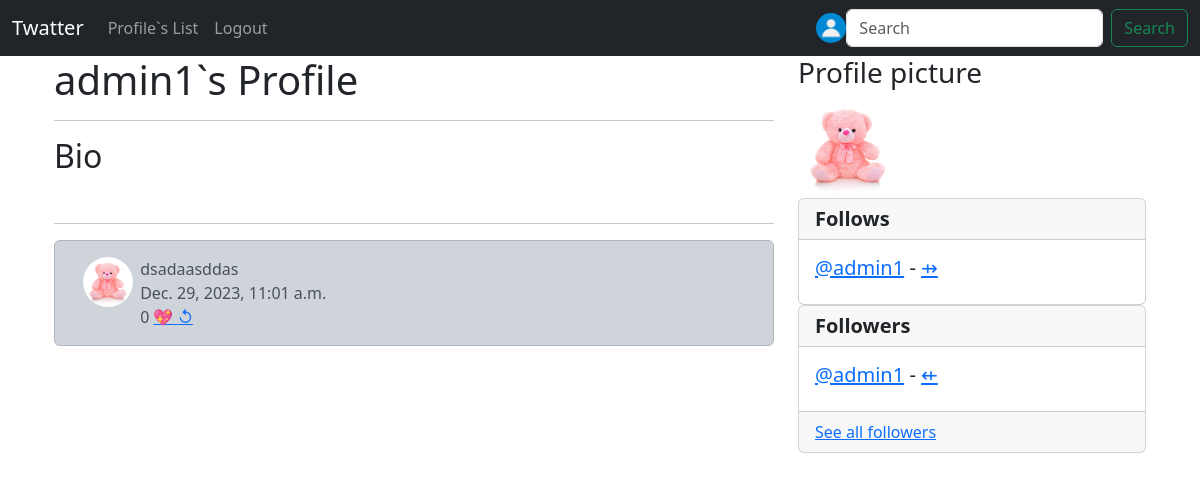
Before: /profile/10/ (signed in) with the older database file.
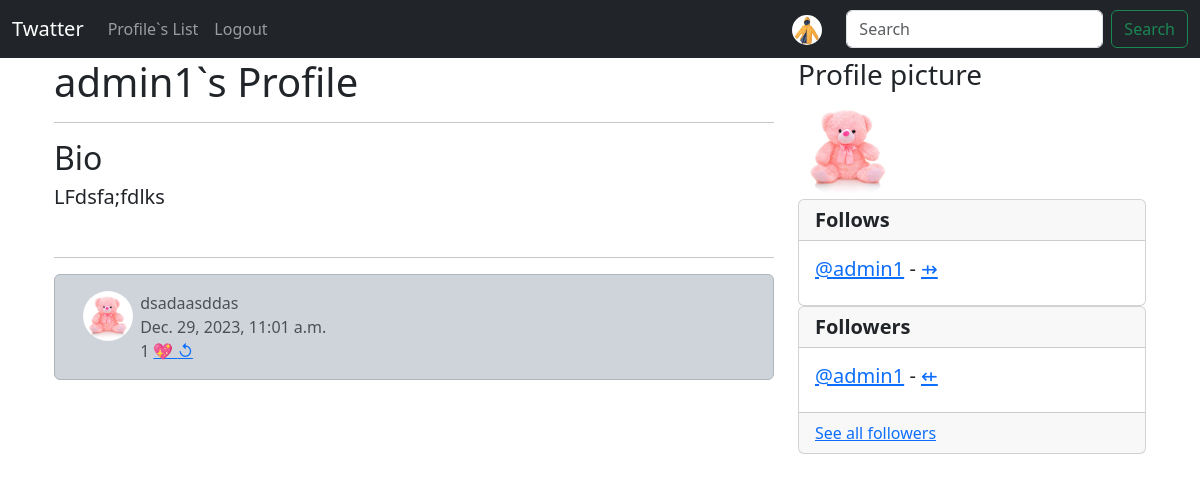
After: the same page with the newer database file.
### twat/models.py (models this page shows, shortened)
class Twat(models.Model):
    user = models.ForeignKey(User, on_delete=models.DO_NOTHING, related_name="twats")
    content = models.TextField(max_length=140)
    date_posted = models.DateTimeField(auto_now_add=True)
    likes = models.ManyToManyField(User, related_name="twat_like", blank=True)
    def number_of_likes(self):
        return self.likes.count()

class Profile(models.Model):
    user = models.OneToOneField(User, on_delete=models.CASCADE)
    bio = models.TextField(max_length=500, blank=True)
    follows = models.ManyToManyField(
        "self", symmetrical=False, related_name="followers", blank=True
    )
    date_modified = models.DateTimeField(User, auto_now=True)
    profile_image = models.ImageField(
        null=True, blank=True, upload_to="static/images/profile-image/"
    )
    def __str__(self):
        return self.user.username

### twat/views.py (the view, shortened to what this page needs)
# urls.py: path("profile/<int:pk>/", views.profile, name="profile"),
def profile(request, pk):
    if request.user.is_authenticated:
        twats = Twat.objects.all().filter(user_id=pk).order_by("-date_posted")
        profile = Profile.objects.get(user_id=pk)
        context = {"profile": profile, "twats": twats}
        return render(request, "twat/profile.html", context)
    else:
        messages.success(request, "You must be logged in to view this page.")
        return redirect("twat:index")

### templates/twat/profile.html (shortened to what this page needs)
{% extends "partials/base.html" %}
{% load static %}
{% block content %}
    {% if profile %}
    <div class="container">
        <div class="row">
            <div class="col-8">
                <h1>{{ profile.user.username}}`s Profile</h1>
                <hr>
                <h2>Bio</h2>
                <h5> {{ profile.bio}}</h5>
                <br>
                <hr>
                {% if twats %}
                    {% for twat in twats%}
                        <div class="alert alert-dark" role="alert">
                            <div class="container">
                                <div class="row">
                                    <div class="col-1">
                                        {% if profile.profile_image%}
                                            <img src="{{profile.profile_image.url}}" width=50 height=50 class="rounded-circle" alt="{{profile.user.username}}">
                                        {% else %}
                                            <img src="{% static 'images/profile-image/profile.webp' %}" class="img-fluid rounded-start" alt="Profile image">
                                        {% endif %}
                                    </div>
                                        <div class="col-10">
                                            {{ twat.content}}
                                            <br>
                                            {{ twat.date_posted}}
                                            <br>
                                            {% if user in twat.likes.all %}
                                            {{ twat.number_of_likes}} <a href="{% url 'twat:twat_like' twat.pk %}"> &#128148; </a>
                                            {% else %}
                                            {{ twat.number_of_likes}} <a href="{% url 'twat:twat_like' twat.pk %}"> &#128150; </a>
                                            {% endif %}
                                            <a href="{% url "twat:twat_share" twat.pk %}"> &#8634; </a>
                                        </div>
                                </div>
                            </div>
                        </div>
                    {% endfor %}
                {% endif %}
            </div>
            <div class="col-4">
                <h3>Profile picture</h3>
                {% if profile.profile_image%}
                <img src="{{ profile.profile_image.url }}" alt="" class="rounded-circle" width="100" height="100">
                {% endif %}
                <div class="card">
                    <h5 class="card-header"><strong>Follows</strong></h5>
                    {% for following in profile.follows.all %}
                    <div class="card-body">
                        <h5 class="card-title"><a href="{% url 'twat:profile' following.user.pk %}"> @{{ following }}</a> -
                            <a href="{% url 'twat:unfollow' following.user.pk %}">&#8696;</a>
                        </h5>
                    </div>
                    {% endfor %}
                </div>
                <div class="card">
                    <h5 class="card-header"><strong>Followers</strong></h5>
                    {% for following in profile.follows.all %}
                    <div class="card-body">
                        <h5 class="card-title"><a href="{% url 'twat:profile' following.user.pk %}"> @{{ following }}</a> -
                                <a href="{% url 'twat:follow' following.user.pk %}">&#8695;</a>
                         </h5>
                    </div>
                    {% endfor %}
                    <div class="card-footer"><a href="{% url 'twat:followers' profile.user.id %}">See all followers</a></div>
                </div>
            </div>
        </div>
    </div>
    {% endif %}
{% endblock content %}

### templates/partials/navbar.html (shortened to what this page needs)
{% load static %}
<nav class="navbar navbar-expand-lg navbar-dark bg-dark">
    <div class="container-fluid">
      <a class="navbar-brand" href="{% url 'twat:index'%}">Twatter</a>
      <div class="collapse navbar-collapse" id="navbarSupportedContent">
        <ul class="navbar-nav me-auto mb-2 mb-lg-0">
          <li class="nav-item">
            <a class="nav-link" href="{% url 'twat:profile_list'%}">Profile`s List</a>
          </li>
          {% if request.user.is_authenticated %}
            <li class="nav-item">
              <a class="nav-link" href="{% url 'registration:logout' %}">Logout</a>
            </li>
          {% endif %}
        </ul>
        {% if request.user.is_authenticated%}
        {% if user.profile.profile_image %}
          <ul class="navbar-nav ml-auto">
            <li class="nav-link navbar-brand">
                <a href="{% url 'twat:profile' request.user.id%}"><img src="{{user.profile.profile_image.url}}" width=30 height=30 class="rounded-circle" alt="{{profile.user.username}}"></a>
                {% else %}
                <img src="{% static 'images/profile-image/profile.webp' %}" width=30 height=30 class="rounded-circle" alt="Profile image">
              {% endif %}
              </li>
          </ul>
        {% endif%}
        <form class="d-flex" role="search">
          <input class="form-control me-2" type="search" placeholder="Search" aria-label="Search">
          <button class="btn btn-outline-success" type="submit">Search</button>
        </form>
      </div>
    </div>
  </nav>

Changed rows visible on the page:
changed Profile "admin1": bio (not shown) → "LFdsfa;fdlks"
computed for Twat "dsadaasddas": number_of_likes "0" → "1"
